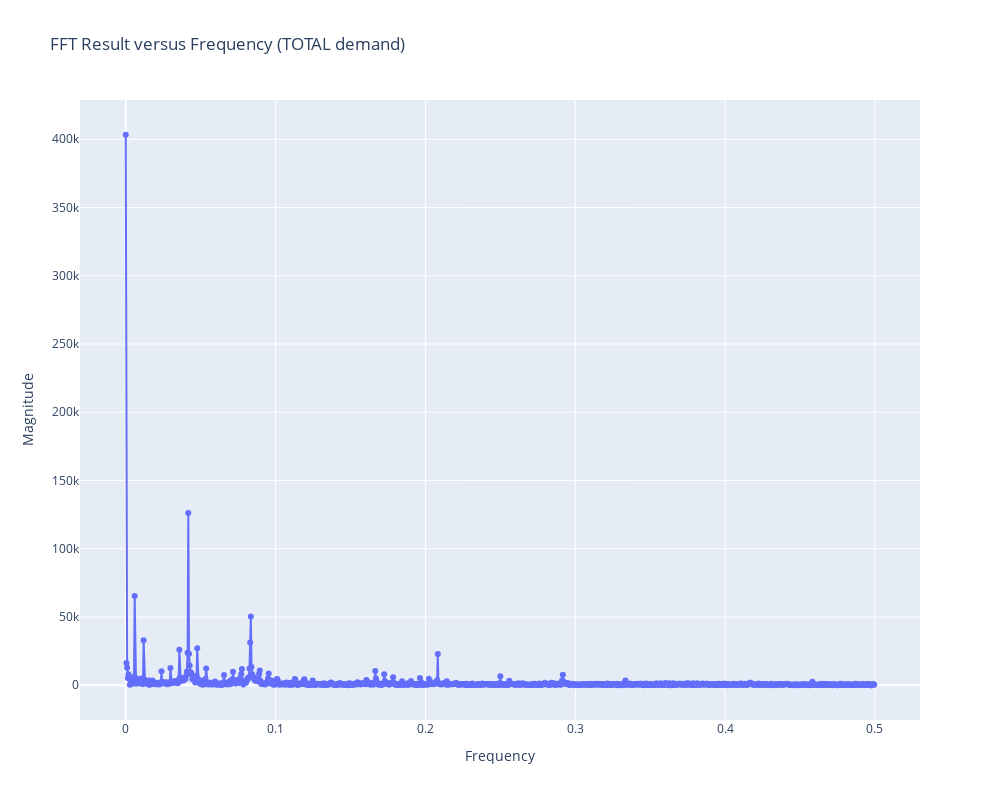
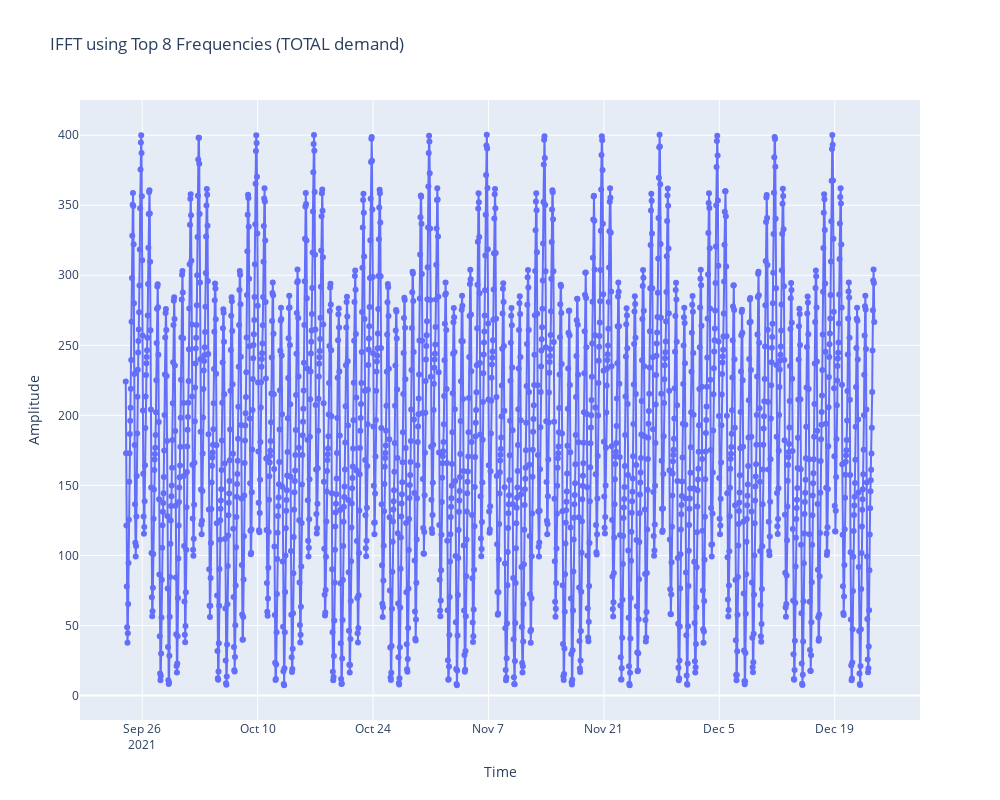

Write notebook code for charts like these, in order.
### Code cell
""" FFT and IFFT to identify the significant periods in TOTAL demand"""

# Perform the FFT on the data
fft_result = np.fft.fft(compare_met_unmet_demand_df.country_total_demand.values)
# Compute the magnitudes of the FFT result
fft_magnitudes = np.abs(fft_result)
# Generate the corresponding frequency axis
sampling_rate = 1.0  # Assuming a sampling rate of 1.0 (change as needed)
frequency_axis = np.fft.fftfreq(len(fft_result), 1 / sampling_rate)
positive_freq_indices = np.where(frequency_axis >= 0)
# Plot the FFT result versus frequency
fig = go.Figure(data=go.Scatter(x=frequency_axis[positive_freq_indices], y=fft_magnitudes[positive_freq_indices],mode='lines+markers'))
fig.update_layout(
    title='FFT Result versus Frequency (TOTAL demand)',
    xaxis_title="Frequency",
    yaxis_title="Magnitude",
    autosize=False,
    width=1000,
    height=800,
)
fig.show()


top_freq = 8
# Compute the magnitudes of the FFT result
fft_magnitudes = np.abs(fft_result)
# Sort the magnitudes in descending order and get the corresponding indices
sorted_indices = np.argsort(fft_magnitudes)[::-1]
# Retrieve the indices of the top frequencies
top_frequencies_indices = sorted_indices[:top_freq]
# Create a new array with only the top 10 frequencies, set the rest to zero
modified_fft_result = np.zeros_like(fft_result)
modified_fft_result[top_frequencies_indices] = fft_result[top_frequencies_indices]
# Perform the IFFT on the modified array
ifft_result = np.fft.ifft(modified_fft_result)
# Plot the resulting time series
fig = go.Figure(data=go.Scatter(x=compare_met_unmet_demand_df.index, y=np.abs(ifft_result),mode='lines+markers'))
fig.update_layout(
    title='IFFT using Top '+ str(top_freq)  +' Frequencies (TOTAL demand)',
    xaxis_title="Time",
    yaxis_title="Amplitude",
    autosize=False,
    width=1000,
    height=800,
)
fig.show()


""" TOP 8 periods/frequencies in the time series"""
# Sort the magnitudes and frequencies in descending order
sorted_indices = np.argsort(fft_magnitudes[positive_freq_indices])[::-1]
sorted_magnitudes = fft_magnitudes[positive_freq_indices][sorted_indices]
sorted_frequencies = frequency_axis[positive_freq_indices][sorted_indices]
# Select the top 8 periods
top_periods = sorted_frequencies[:12]
print(f'Top FFT periods in total demand are : {1/top_periods}')


compare_met_unmet_demand_df['ifft_total_demand'] = np.abs(ifft_result)

### Figure 1 — Plotly figure (JSON) as saved in the notebook; plotly's stock layout.template omitted (floating-point values rounded to 4 significant figures; data arrays with more than 128 entries replaced by an {"elided": "..."} marker saying what was removed)
{"data": [{"mode": "lines+markers", "type": "scatter", "x": {"elided": "1090 float values"}, "y": {"elided": "1090 float values"}}], "layout": {"autosize": false, "height": 800, "title": {"text": "FFT Result versus Frequency (TOTAL demand)"}, "width": 1000, "xaxis": {"title": {"text": "Frequency"}}, "yaxis": {"title": {"text": "Magnitude"}}}}

### Figure 2 — Plotly figure (JSON) as saved in the notebook; plotly's stock layout.template omitted (floating-point values rounded to 4 significant figures; data arrays with more than 128 entries replaced by an {"elided": "..."} marker saying what was removed)
{"data": [{"mode": "lines+markers", "type": "scatter", "x": {"elided": "2180 str values"}, "y": {"elided": "2180 float values"}}], "layout": {"autosize": false, "height": 800, "title": {"text": "IFFT using Top 8 Frequencies (TOTAL demand)"}, "width": 1000, "xaxis": {"title": {"text": "Time"}}, "yaxis": {"title": {"text": "Amplitude"}}}}
